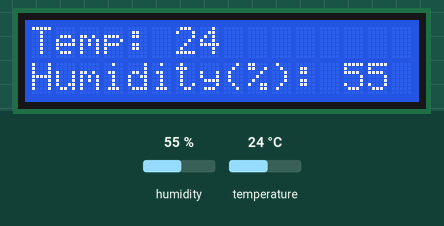
Simulated run of this sketch. Board: Arduino Uno, built with avr-gcc and run on an emulated ATmega328P. Shown: 16×2 character LCD. The test bench sets the inputs (shaded band); at power-on: humidity 55 %, temperature 24 °C. What the sketch prints to the serial monitor is not drawn.

Above: at 1.2 s.
1.3 s: humidity set to 22 %
At 2.8 s:
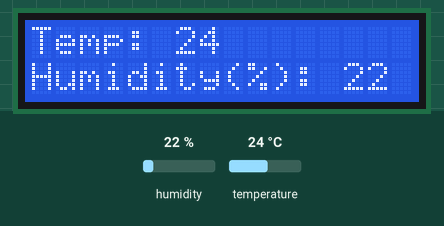
3.1 s: temperature set to 12 °C
At 3.8 s:
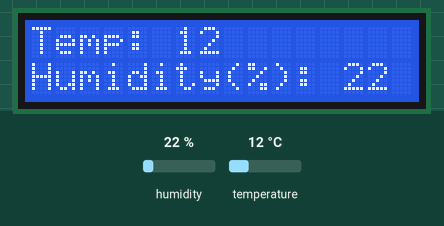
4.7 s: humidity set to 40 %
At 5.9 s:
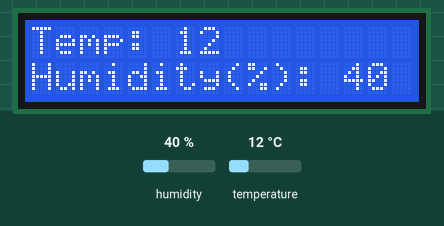
6.2 s: temperature set to 19 °C
At 6.9 s:
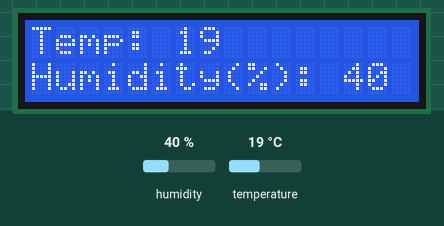
Timing chart, 0 to 8.8 s (numbered marks = the images above; inputs shaded):
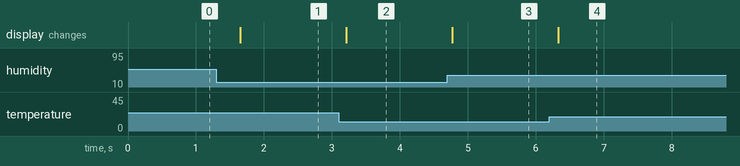

The sketch:

temperature_and_humidity_sensor_with_lcd_display_ino.ino
```cpp
//We'll start by adding our libraries

#include <LiquidCrystal.h>

#include <SimpleDHT.h>

//Declaring digital pin no 6 as the dht11 data pin

int pinDHT11 = A1;
SimpleDHT11 dht11;

//Declaring the lcd pins

const int rs = 8, en = 9, d4 = 4, d5 = 5, d6 = 6, d7 = 7;
//LiquidCrystal lcd(rs, en, d4, d5, d6, d7);
LiquidCrystal lcd(8, 9, 4, 5, 6, 7);


void setup() {
// Don't forget to choose 9600 at the port screen

  Serial.begin(9600);

//Telling our lcd to start up

  lcd.begin(16, 2);


}

void loop() {

  //These serial codes are for getting readings on the port screen aswell as the LCD display, since they'll offer us a more detailed interface


  Serial.println("=================================");
  Serial.println("DHT11 readings...");


  byte temperature = 0;
  byte humidity = 0;
  int err = SimpleDHTErrSuccess;

  //This bit will tell our Arduino what to do if there is some sort of an error at getting readings from our sensor
  if ((err = dht11.read(pinDHT11, &temperature, &humidity, NULL)) != SimpleDHTErrSuccess) {
    Serial.print("No reading , err="); Serial.println(err);delay(1000);
    return;
  }

  Serial.print("Readings: ");
  Serial.print((int)temperature); Serial.print(" Celcius, ");
  Serial.print((int)humidity); Serial.println(" %");

  //Telling our lcd to refresh itself every 0.75 seconds
  lcd.clear();

  //Choosing the first line and row
  lcd.setCursor(0,0);
  //Typing Temp: to the first line starting from the first row
  lcd.print("Temp: ");
  //Typing the temperature readings after "Temp: "
  lcd.print((int)temperature);
  //Choosing the second line and first row
  lcd.setCursor(0,1);
  //Typing Humidity(%): to the second line starting from the first row
  lcd.print("Humidity(%): ");
  //Typing the humidity readings after "Humidity(%): "
  lcd.print((int)humidity);


  delay(750);
}
```

Measured:
- after the input at 1.3 s, the display: changes after 0.35 s (image 1)
- after the input at 3.1 s, the display: changes after 0.11 s (image 2)
- after the input at 4.7 s, the display: changes after 0.07 s (image 3)
- after the input at 6.2 s, the display: changes after 0.13 s (image 4)
